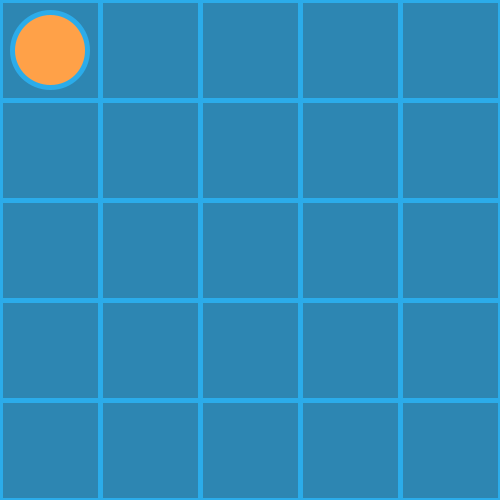
Frame 1 (no input)
Frame 60 (the mouse pressed at the canvas centre just before this capture): identical to frame 1, image omitted
Frame 120 (the mouse held since frame 60 and released just before this capture): identical to frame 1, image omitted

The Processing sketch that drew this single still picture (run headless with seeded random() and noise(); from frame 60 on, the mouse is pressed at the canvas centre):

// Processing sketch: cubes
// ── cubes.pde
//
// Author: Max Blowers
// Description:
//    A silly little fun game to play when you're extremely bored.
// URL: maxblowers.dev/
//

// Setup the application
void setup() {
  size(500, 500);
  background(#2BACEA);
}

// variables that are needed to ensure that things work
int circlePos = 0;

// the stuff that calls the lame functions
void draw() {
  makeTiles();
  drawNMoveCircle();
}

// the logic that draws the fancy schmancy tiles (drawn L2R)
void makeTiles() {
  fill(#2D86B2);
  stroke(#2BACEA);
  strokeWeight(5);
  // first row
  for (int i = 0; i <= 5; i += 1) {
    rect(i*100, 0, 100, 100);
  }
  // 2nd row
  for (int i = 0; i <= 5; i += 1) {
    rect(i*100, 100, 100, 100);
  }
  // 3rd row
  for (int i = 0; i <= 5; i += 1) {
    rect(i*100, 200, 100, 100);
  }
  // 4th row
  for (int i = 0; i <= 5; i += 1) {
    rect(i*100, 300, 100, 100);
  }
  // 5th row
  for (int i = 0; i <= 5; i += 1) {
    rect(i*100, 400, 100, 100);
  }
}

void drawNMoveCircle() {
  fill(#FFA148);
  ellipse(50, 50, 75, 75);
}
